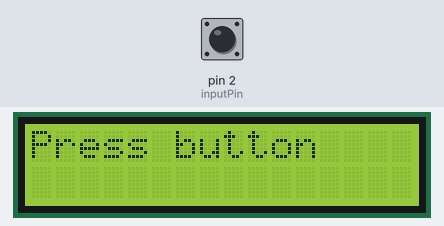
A sketch run on a simulated Arduino Uno, built with avr-gcc and run on an emulated ATmega328P. Parts: 16×2 character LCD. The inputs (shaded band) are chosen by the test bench; at power-on: pin 2 (inputPin) HIGH.

Above: at 1.2 s.
1.3 s: pin 2 (inputPin) pulled LOW for 0.15 s
At 2.4 s:
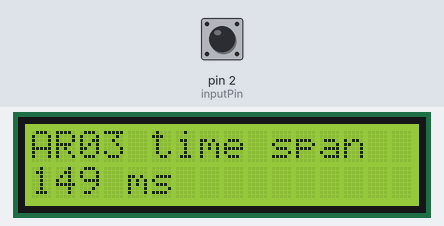
3.0 s: pin 2 (inputPin) pulled LOW for 1 s
At 4.9 s:
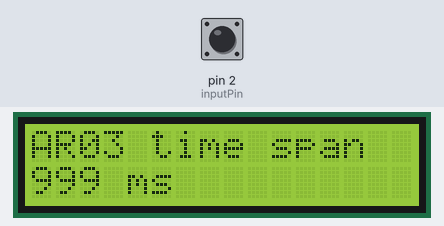
5.6 s: pin 2 (inputPin) pulled LOW for 1 s
At 7.9 s:
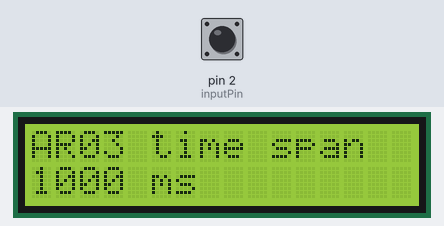
8.2 s: pin 2 (inputPin) pulled LOW for 3.2 s
At 11.8 s:
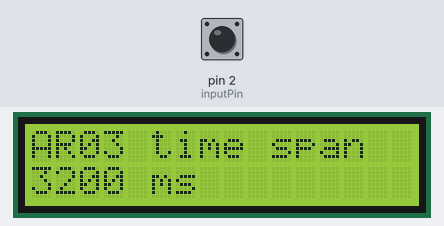
Timing chart, 0 to 13.3 s (numbered marks = the images above; inputs shaded):
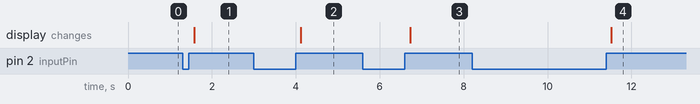

Measured:
- after the input at 1.3 s, the display: changes after 0.27 s (image 1)
- after the input at 3.0 s, the display: changes after 1.1 s (image 2)
- after the input at 5.6 s, the display: changes after 1.1 s (image 3)
- after the input at 8.2 s, the display: changes after 3.3 s (image 4)

The sketch:

AR03_Switch_time.ino
```cpp
/*
 예제 5.3
 디지털 신호 입력 시간 측정하기
 */

// 2번핀을 스위치 입력으로 설정
// I2C 통신 라이브러리 설정
#include <Wire.h>
// I2C LCD 라리브러리 설정
#include <LiquidCrystal_I2C.h>

// LCD I2C address 설정 PCF8574A:0x3F,0x27
LiquidCrystal_I2C lcd(0x27,16,2);

const int inputPin = 2;

// 현재의 시간을 저장하기 위한 변수
long startTime = 0;
// 실제 스위치가 눌린 후 지연되는 시간
long swCountTimer = 0;

void setup() {
  // 스위치 입력을 위하여 2번핀을 입력으로 설정하고 풀업시킨다
  pinMode(inputPin, INPUT_PULLUP);
  // 시리얼 통신을 설정한다
   Serial.begin(9600);
   lcd.init();
   lcd.clear();
   lcd.backlight();
   lcd.setCursor(0,0);
   lcd.print("Press button");


}

void loop(){
  // 스위치 입력이 발생하였을 경우 실행
  if(digitalRead(inputPin) == LOW){
    // 현재의 시간을 startTime 변수에 넣는다.
    startTime =millis();
    // 스위치가 입력되는 동안 지연시킨다.
    while(digitalRead(inputPin)==LOW)
    // swCountTimer 변수에 스위치가 눌려진 시간을 넣는다.
    // 여기까지 측정된 시간에서 앞서 저장한 시간이 스위치가 눌려진 시간이 된다
    swCountTimer =millis()-startTime;
    // 시리얼 통신으로 값을 출력한다.
    delay(100);
    lcd.clear();
    lcd.setCursor(0,0);
    lcd.print("AR03 time span");

    lcd.setCursor(0,1);
    lcd.print(swCountTimer);
    lcd.print(" ms");

  };
}
```
